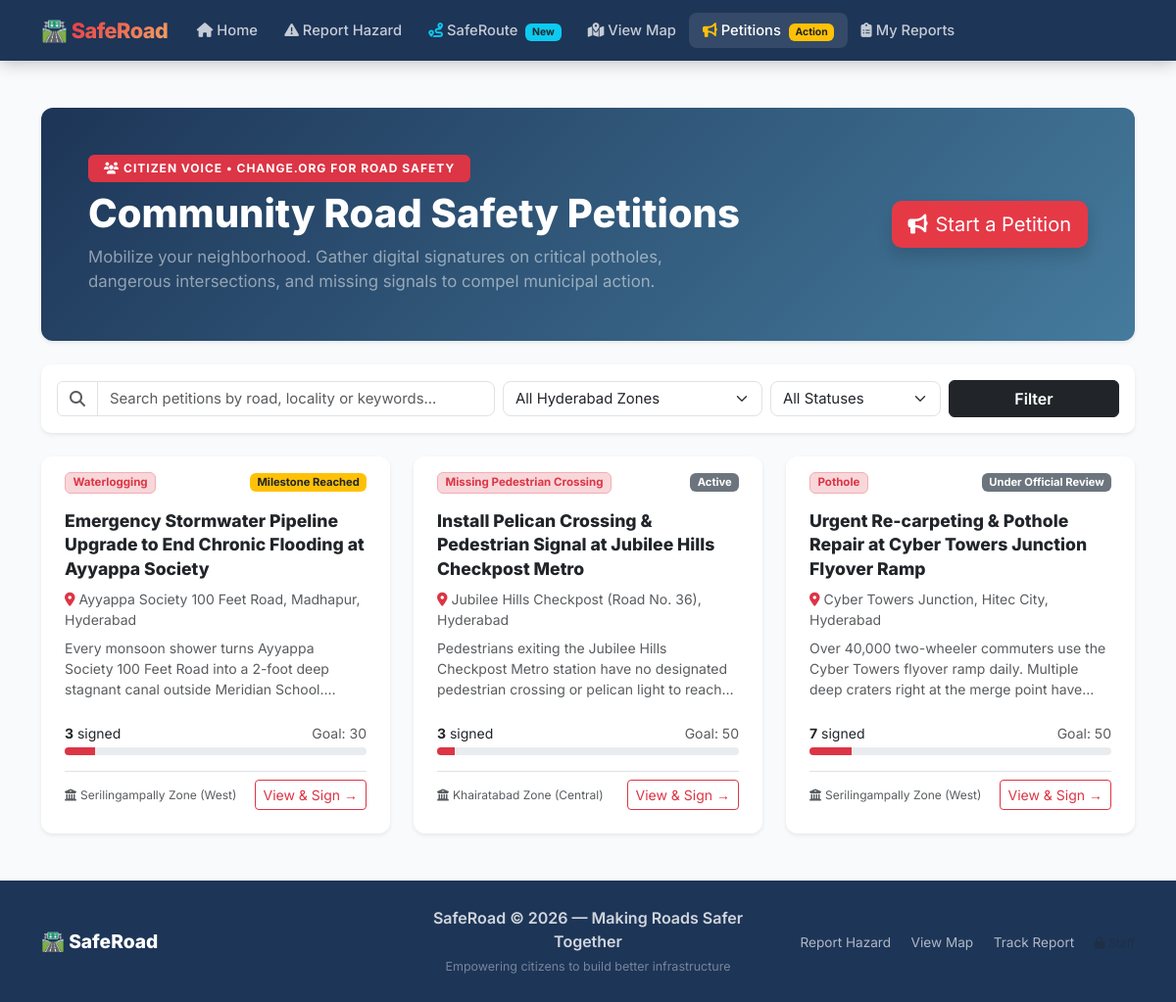
Screenshot of /petitions with the database file from the repository.
### models.py (models this page shows, shortened)
class Petition(db.Model):
    __tablename__ = 'petitions'
    id                 = db.Column(db.Integer, primary_key=True)
    petition_id        = db.Column(db.String(25), unique=True, nullable=False) # e.g. PET-2026-001
    title              = db.Column(db.String(255), nullable=False)
    story              = db.Column(db.Text, nullable=False) # Why this matters
    category           = db.Column(db.String(50), nullable=False)
    location_name      = db.Column(db.String(255), nullable=False)
    lat                = db.Column(db.Float, nullable=True)
    lng                = db.Column(db.Float, nullable=True)
    zone_id            = db.Column(db.String(50), default='serilingampally')
    zone_name          = db.Column(db.String(100), default='Serilingampally Zone (West)')
    target_authority   = db.Column(db.String(200), default='GHMC Circle Engineering Cell & Traffic Police')
    target_signatures  = db.Column(db.Integer, default=50) # Signature goal (e.g. 50, 100, 250)
    creator_name       = db.Column(db.String(100), nullable=False)
    creator_email      = db.Column(db.String(150), nullable=False)
    creator_phone      = db.Column(db.String(20), nullable=True)
    image_path         = db.Column(db.String(255), nullable=True)
    status             = db.Column(db.String(50), default='Active')
    report_id          = db.Column(db.String(25), nullable=True) # Optional link to Report ID SR-2026-xxx
    official_response  = db.Column(db.Text, nullable=True) # Authority note / repair resolution
    created_at         = db.Column(db.DateTime, default=datetime.utcnow)
    updated_at         = db.Column(db.DateTime, default=datetime.utcnow, onupdate=datetime.utcnow)
    signatures         = db.relationship('PetitionSignature', backref='petition', lazy=True, cascade='all, delete-orphan')
    @property
    def signature_count(self) -> int:
        return len(self.signatures)
    @property
    def progress_percent(self) -> int:
        if not self.target_signatures or self.target_signatures <= 0:
            return 100
        return min(100, int((len(self.signatures) / self.target_signatures) * 100))
    @property
    def category_label(self) -> str:
        return dict(HAZARD_CATEGORIES).get(self.category, self.category.replace('_', ' ').title())

### app.py (the view, shortened to what this page needs)
    @app.route('/petitions')
    def petitions_list():
        query = Petition.query
        search = (request.args.get('q') or request.args.get('search') or '').strip()
        zone = request.args.get('zone', '').strip().lower()
        if zone and zone != 'all':
            query = query.filter_by(zone_id=zone)
        status = request.args.get('status', '').strip()
        if status and status != 'all':
            query = query.filter_by(status=status)
        petitions = query.order_by(Petition.created_at.desc()).all()
        return render_template(
            'petitions/index.html',
            petitions=petitions,
            all_zones=get_all_zones(),
            hazard_categories=HAZARD_CATEGORIES,
        )

### zones.py (called while the page is built)
def get_all_zones() -> List[Dict[str, Any]]:
    return list(HYDERABAD_ZONES.values())

### templates/petitions/index.html (shortened to what this page needs)
{% extends "base.html" %}
{% block content %}
<section class="petitions-page py-5" style="background:#f8fafc; min-height:85vh;">
  <div class="container-xl">
    <div class="card border-0 shadow-sm mb-4" style="background:linear-gradient(135deg, #1d3557 0%, #457b9d 100%); color:#fff; border-radius:12px;">
      <div class="card-body p-4 p-md-5">
        <div class="row align-items-center">
          <div class="col-lg-8">
            <span class="badge bg-danger px-3 py-2 text-uppercase mb-2 fw-700" style="letter-spacing:1px; font-size:0.75rem;">
              <i class="fa fa-users me-1"></i>Citizen Voice &bull; Change.org for Road Safety
            </span>
            <h1 class="fw-800 display-6 mb-2">Community Road Safety Petitions</h1>
            <p class="mb-0 text-white-50" style="font-size:1.05rem;">
              Mobilize your neighborhood. Gather digital signatures on critical potholes, dangerous intersections, and missing signals to compel municipal action.
            </p>
          </div>
          <div class="col-lg-4 text-lg-end mt-3 mt-lg-0">
            <a href="{{ url_for('new_petition') }}" class="btn btn-lg fw-700 shadow"
               style="background:#e63946; color:#fff; border-radius:10px;">
              <i class="fa fa-bullhorn me-2"></i>Start a Petition
            </a>
          </div>
        </div>
      </div>
    </div>
    <div class="card border-0 shadow-sm p-3 mb-4" style="border-radius:10px; background:#fff;">
      <form method="GET" action="{{ url_for('petitions_list') }}" class="row g-2 align-items-center">
        <div class="col-md-5">
          <div class="input-group">
            <span class="input-group-text bg-white"><i class="fa fa-magnifying-glass text-muted"></i></span>
            <input type="text" name="q" class="form-control" placeholder="Search petitions by road, locality or keywords..."
                   value="{{ request.args.get('q', '') }}">
          </div>
        </div>
        <div class="col-md-3">
          <select name="zone" class="form-select">
            <option value="">All Hyderabad Zones</option>
          </select>
        </div>
        <div class="col-md-2">
          <select name="status" class="form-select">
            <option value="">All Statuses</option>
          </select>
        </div>
        <div class="col-md-2">
          <button type="submit" class="btn btn-dark w-100 fw-600">Filter</button>
        </div>
      </form>
    </div>
    {% if petitions %}
    <div class="row g-4">
      {% for p in petitions %}
      <div class="col-md-6 col-lg-4">
        <div class="card h-100 border-0 shadow-sm d-flex flex-column" style="border-radius:12px; overflow:hidden; transition:transform 0.2s;" onmouseover="this.style.transform='translateY(-4px)'" onmouseout="this.style.transform='translateY(0)'">
          <div class="card-header bg-white border-0 pt-3 px-4 d-flex justify-content-between align-items-center">
            <span class="badge bg-danger-subtle text-danger border border-danger-subtle fw-700" style="font-size:0.72rem;">
              {{ p.category_label }}
            </span>
            <span class="badge {% if p.status == 'Victorious / Repaired' %}bg-success{% elif p.status == 'Milestone Reached' %}bg-warning text-dark{% else %}bg-secondary{% endif %}" style="font-size:0.7rem;">
              {{ p.status }}
            </span>
          </div>
          <div class="card-body px-4 py-2 flex-grow-1">
            <h5 class="fw-800 text-dark mb-2" style="font-size:1.1rem; line-height:1.4;">
              <a href="{{ url_for('petition_detail', petition_id=p.petition_id) }}" class="text-decoration-none text-dark">
                {{ p.title }}
              </a>
            </h5>
            <div class="text-muted small mb-2">
              <i class="fa fa-location-dot me-1 text-danger"></i>{{ p.location_name }}
            </div>
            <p class="text-muted small mb-3" style="display:-webkit-box; -webkit-line-clamp:3; -webkit-box-orient:vertical; overflow:hidden;">
              {{ p.story }}
            </p>
          </div>
          <div class="px-4 pb-4">
            <div class="d-flex justify-content-between align-items-center small fw-700 mb-1">
              <span><strong>{{ p.signature_count }}</strong> signed</span>
              <span class="text-muted">Goal: {{ p.target_signatures }}</span>
            </div>
            <div class="progress mb-3" style="height:8px; border-radius:4px; background:#e9ecef;">
              <div class="progress-bar {% if p.progress_percent >= 100 %}bg-success{% else %}bg-danger{% endif %}"
                   role="progressbar" style="width: {{ p.progress_percent }}%;"></div>
            </div>
            <div class="d-flex justify-content-between align-items-center pt-2 border-top">
              <small class="text-muted" style="font-size:0.75rem;">
                <i class="fa fa-building-columns me-1"></i>{{ p.zone_name }}
              </small>
              <a href="{{ url_for('petition_detail', petition_id=p.petition_id) }}" class="btn btn-sm btn-outline-danger fw-700">
                View &amp; Sign &rarr;
              </a>
            </div>
          </div>
        </div>
      </div>
      {% endfor %}
    </div>
    {% endif %}
  </div>
</section>
{% endblock %}

### templates/base.html (shortened to what this page needs)
<!DOCTYPE html>
<html lang="en">
<head>
  <link rel="stylesheet" href="https://cdn.jsdelivr.net/npm/bootstrap@5.3.3/dist/css/bootstrap.min.css" />
  <link rel="stylesheet" href="https://cdnjs.cloudflare.com/ajax/libs/font-awesome/6.5.1/css/all.min.css" />
  <link rel="stylesheet" href="{{ url_for('static', filename='css/style.css') }}" />
</head>
<body>
  <nav class="navbar navbar-expand-lg navbar-dark saferoad-navbar sticky-top">
    <div class="container-xl">
      <a class="navbar-brand fw-800" href="{{ url_for('index') }}">
        🛣️ <span class="brand-text">SafeRoad</span>
      </a>
      <div class="collapse navbar-collapse" id="navbarMain">
        <ul class="navbar-nav me-auto mb-2 mb-lg-0">
          <li class="nav-item">
            <a class="nav-link {% if request.endpoint == 'index' %}active{% endif %}"
               href="{{ url_for('index') }}">
              <i class="fa fa-house me-1"></i>Home
            </a>
          </li>
          <li class="nav-item">
            <a class="nav-link {% if request.endpoint == 'report_hazard' %}active{% endif %}"
               href="{{ url_for('report_hazard') }}">
              <i class="fa fa-triangle-exclamation me-1"></i>Report Hazard
            </a>
          </li>
          <li class="nav-item">
            <a class="nav-link {% if request.endpoint == 'route_safety_page' %}active{% endif %}"
               href="{{ url_for('route_safety_page') }}">
              <i class="fa fa-route me-1 text-info"></i>SafeRoute
              <span class="badge bg-info text-dark ms-1" style="font-size: 0.65rem;">New</span>
            </a>
          </li>
          <li class="nav-item">
            <a class="nav-link {% if request.endpoint == 'view_map' %}active{% endif %}"
               href="{{ url_for('view_map') }}">
              <i class="fa fa-map-location-dot me-1"></i>View Map
            </a>
          </li>
          <li class="nav-item">
            <a class="nav-link {% if 'petition' in (request.endpoint or '') and 'admin' not in (request.endpoint or '') %}active{% endif %}"
               href="{{ url_for('petitions_list') }}">
              <i class="fa fa-bullhorn me-1 text-warning"></i>Petitions
              <span class="badge bg-warning text-dark ms-1" style="font-size: 0.65rem;">Action</span>
            </a>
          </li>
          <li class="nav-item">
            <a class="nav-link {% if request.endpoint == 'my_reports' %}active{% endif %}"
               href="{{ url_for('my_reports') }}">
              <i class="fa fa-clipboard-list me-1"></i>My Reports
            </a>
          </li>
        </ul>
      </div>
    </div>
  </nav>
  <main>
    {% block content %}{% endblock %}
  </main>
  <footer class="saferoad-footer mt-auto">
    <div class="container-xl">
      <div class="row align-items-center gy-3">
        <div class="col-md-4 text-center text-md-start">
          <span class="footer-brand">🛣️ SafeRoad</span>
        </div>
        <div class="col-md-4 text-center">
          <p class="mb-0 fw-600">SafeRoad &copy; 2026 — Making Roads Safer Together</p>
          <small class="text-muted-footer">Empowering citizens to build better infrastructure</small>
        </div>
        <div class="col-md-4 text-center text-md-end">
          <a href="{{ url_for('report_hazard') }}" class="footer-link me-3">Report Hazard</a>
          <a href="{{ url_for('view_map') }}" class="footer-link me-3">View Map</a>
          <a href="{{ url_for('my_reports') }}" class="footer-link me-3">Track Report</a>
          <a href="{{ url_for('admin_login') }}" class="footer-link text-muted opacity-50" style="font-size:0.75rem;"><i class="fa fa-lock me-1"></i>Staff</a>
        </div>
      </div>
    </div>
  </footer>
</body>
</html>

### static/css/style.css (style rules this page uses)
:root { --primary: #e63946; --secondary: #457b9d; --dark: #1d3557; --success: #2a9d8f; --warning: #f4a261; --light-bg: #f8f9fa; --card-shadow: 0 4px 20px rgba(0,0,0,0.08); --card-shadow-hover: 0 8px 32px rgba(0,0,0,0.15); --radius: 12px; --transition: 0.3s ease; }
*, *::before, *::after { box-sizing: border-box; }
html { scroll-behavior: smooth; }
body { font-family: 'Inter', sans-serif; background: #f4f6f9; color: #2d2d2d; display: flex; flex-direction: column; min-height: 100vh; }
.fw-800 { font-weight: 800; }
.fw-600 { font-weight: 600; }
.saferoad-navbar { background: var(--dark) !important; box-shadow: 0 2px 16px rgba(0,0,0,0.25); padding: 0.6rem 0; }
.saferoad-navbar .navbar-brand { font-size: 1.35rem; font-weight: 800; letter-spacing: -0.5px; color: #fff !important; }
.saferoad-navbar .brand-text { background: linear-gradient(135deg, #e63946, #f4a261); -webkit-background-clip: text; -webkit-text-fill-color: transparent; background-clip: text; }
.saferoad-navbar .nav-link { color: rgba(255,255,255,0.75) !important; font-size: 0.92rem; font-weight: 500; padding: 0.45rem 0.85rem !important; border-radius: 8px; transition: color var(--transition), background var(--transition); }
.saferoad-navbar .nav-link:hover, .saferoad-navbar .nav-link.active { color: #fff !important; background: rgba(255,255,255,0.1); }
.form-control, .form-select { border-radius: 8px; border: 1.5px solid #dee2e6; font-size: 0.93rem; transition: border-color var(--transition), box-shadow var(--transition); }
.saferoad-footer { background: var(--dark); color: rgba(255,255,255,0.8); padding: 1.6rem 0; margin-top: auto; }
.footer-brand { font-size: 1.2rem; font-weight: 800; color: #fff; }
.footer-link { color: rgba(255,255,255,0.65); text-decoration: none; font-size: 0.85rem; transition: color var(--transition); }
.text-muted-footer { color: rgba(255,255,255,0.4); font-size: 0.78rem; }

### rows the page displays
Petition: category_label "Waterlogging", status "Milestone Reached", title "Emergency Stormwater Pipeline Upgrade to End Chronic Flooding at Ayyappa Society", location_name "Ayyappa Society 100 Feet Road, Madhapur, Hyderabad", story "Every monsoon shower turns Ayyappa Society 100 Feet Road into a 2-foot deep stagnant canal outside Meridian…", signature_count "3", target_signatures "30", zone_name "Serilingampally Zone (West)"
Petition: category_label "Missing Pedestrian Crossing", status "Active", title "Install Pelican Crossing & Pedestrian Signal at Jubilee Hills Checkpost Metro", location_name "Jubilee Hills Checkpost (Road No. 36), Hyderabad", story "Pedestrians exiting the Jubilee Hills Checkpost Metro station have no designated pedestrian crossing or pelican light to…", signature_count "3", target_signatures "50", zone_name "Khairatabad Zone (Central)"
Petition: category_label "Pothole", status "Under Official Review", title "Urgent Re-carpeting & Pothole Repair at Cyber Towers Junction Flyover Ramp", location_name "Cyber Towers Junction, Hitec City, Hyderabad", story "Over 40,000 two-wheeler commuters use the Cyber Towers flyover ramp daily. Multiple deep craters right at the merge point…", signature_count "7", target_signatures "50", zone_name "Serilingampally Zone (West)"
